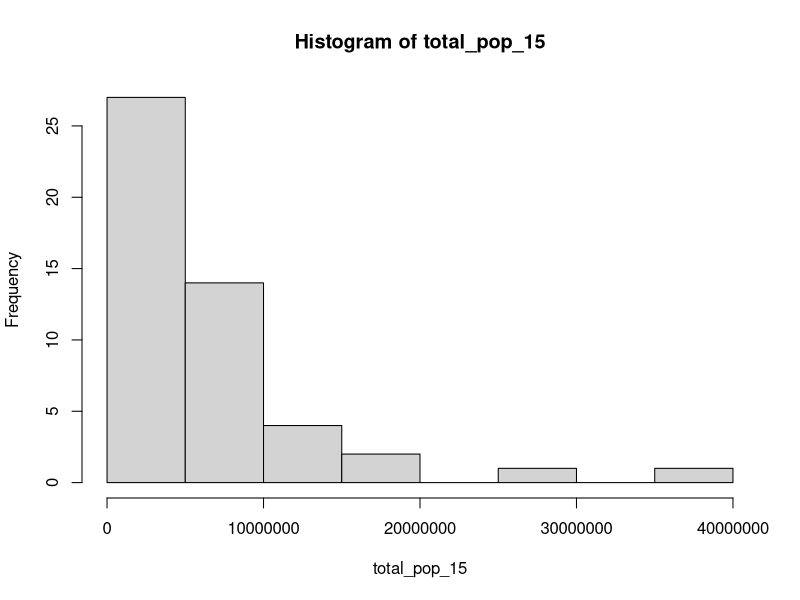
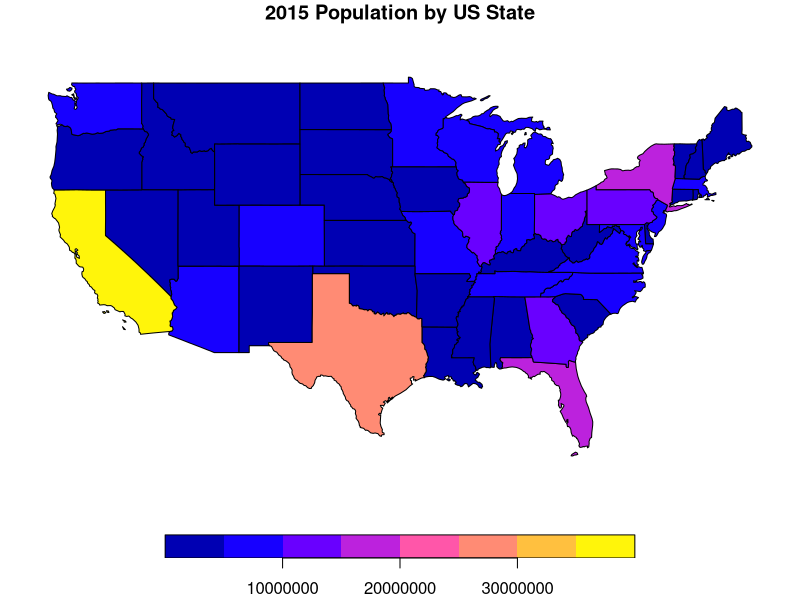

Reproduce these figures in R, in order.
## ---- chunk 1
library(sf)
library(spData)
## ---- chunk 2
summary(us_states)
sapply(us_states,class)
## ---- chunk 3
options(scipen=999) # removes scientific notation
with(us_states, hist(total_pop_15), breaks=10, col = 'skyblue3', main="Histogram of 2015 Population by US State")
## ---- chunk 4
options(scipen=999) # removes scientific notation
p = plot(us_states["total_pop_15"], main="2015 Population by US State")
